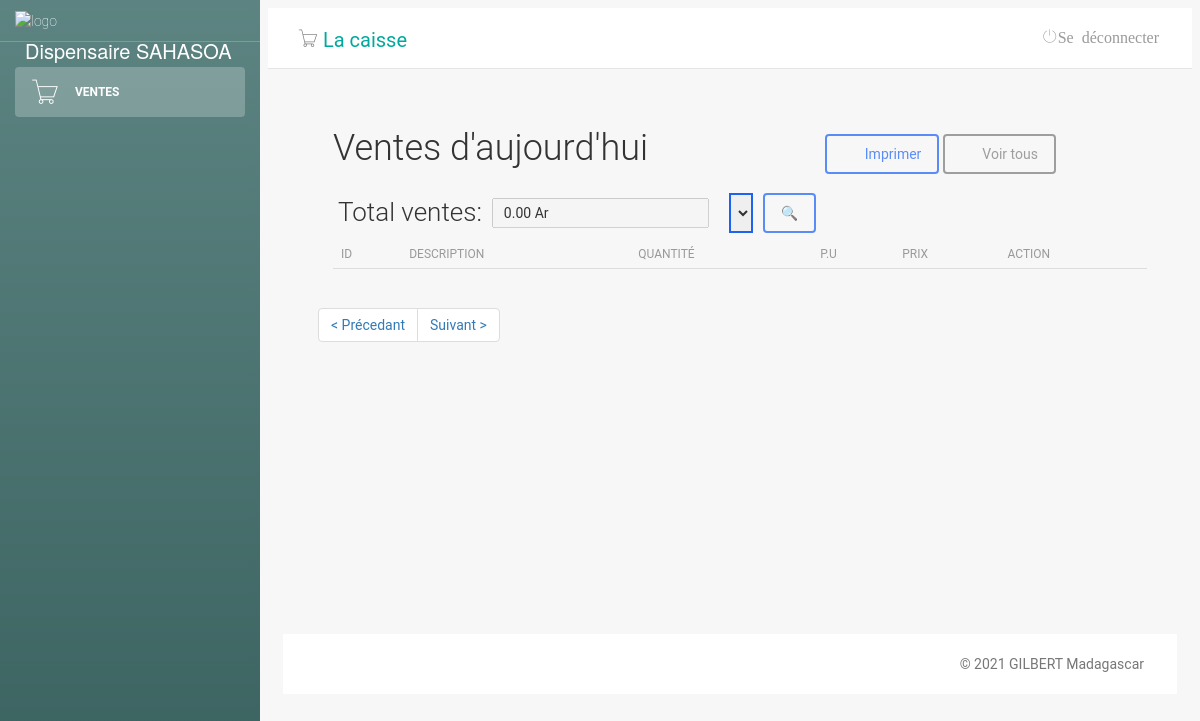
Page /sales.php on the earlier database version.
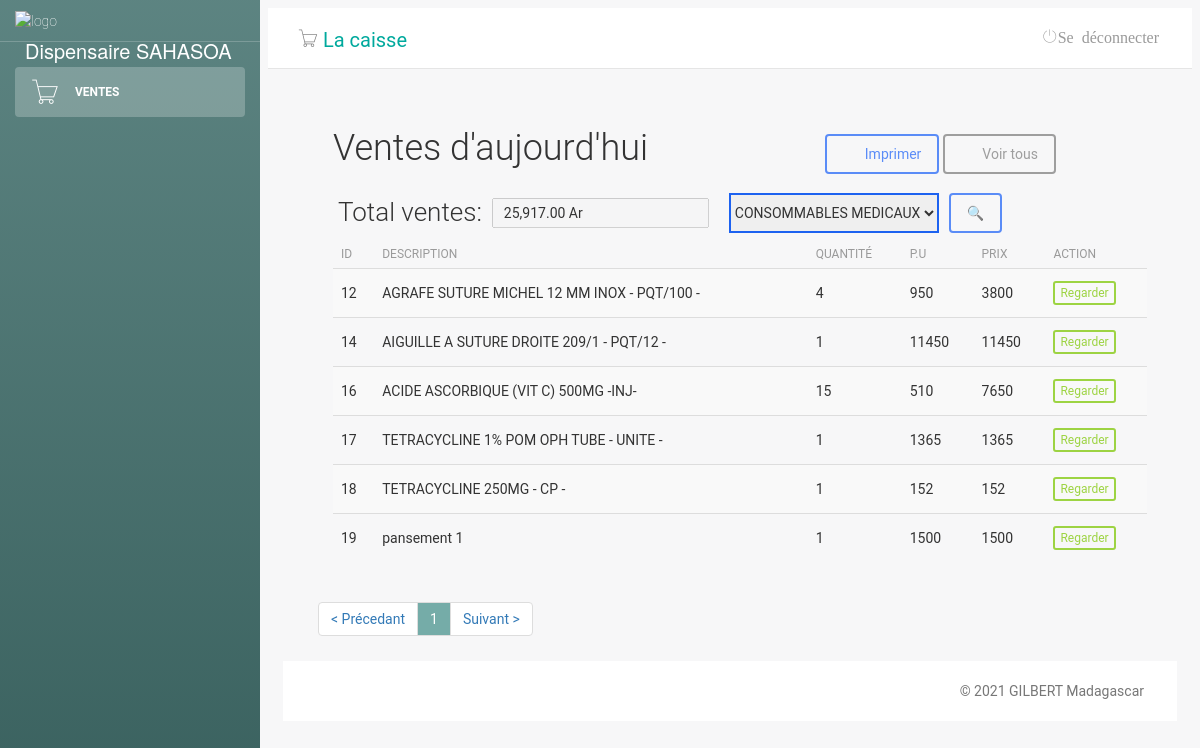
Same page on the later database version.
### tables this page shows
CREATE TABLE "tb_produit_vendu" (
	"id"	INTEGER,
	"numero"	int(11) NOT NULL,
	"codebare"	TEXT,
	"nom"	varchar(255),
	"quant"	int(11),
	"valeur"	NUMERIC,
	"date"	date,
	"benefice"	NUMERIC,
	"type"	TEXT,
	PRIMARY KEY("id" AUTOINCREMENT)
);

### sales.php (the view, shortened to what the changed rows need)
<?php
include('classes/Mysql.php');
?>
<!doctype html>
<html lang="pt-br">
<head>
    <link href="css/bootstrap.min.css" rel="stylesheet" />
    <link href="css/animate.min.css" rel="stylesheet" />
    <link href="css/light-bootstrap-dashboard.css?v=1.4.0" rel="stylesheet" />
    <link href="css/demo.css" rel="stylesheet" />
    <link href="css/style.css" rel="stylesheet">
    <link href="css/font-awesome.min.css" rel="stylesheet">
    <link href='css/css' rel='stylesheet' type='text/css'>
    <link href="css/pe-icon-7-stroke.css" rel="stylesheet" />
</head>
<body>
    <div class="wrapper">
        <div class="main-panel">
            <div class="content">
                <div class="container-fluid">
                    <div class="row">
                        <?php
                        $date = date('m/d/y');
                        $numRows = 0;
                        $itemsPerPage = 30;
                        if (isset($_GET['type'])) {
                            $type = $_GET['type'];
                            $totalItemReq = $db->query("SELECT id FROM tb_produit_vendu WHERE date = '$date' AND type = '$type'");
                        } else {
                            $totalItemReq = $db->query("SELECT id FROM tb_produit_vendu WHERE date = '$date'");
                        }
                        while ($row = $totalItemReq->fetch(SQLITE3_ASSOC)) {
                            ++$numRows;
                        }
                        $totalItem = $numRows;
                        $totalPages = ceil($totalItem / $itemsPerPage) + 1;
                        if (isset($_GET['page']) and !empty($_GET['page']) and $_GET['page'] > 0 and $_GET['page'] <= $totalItem) {
                            $_GET['page'] = intval($_GET['page']);
                            $currentPage = $_GET['page'];
                        } else {
                            $currentPage = 1;
                        }
                        $begin = ($currentPage - 1) * $itemsPerPage;
                        if (isset($_GET['type'])) {
                            $type = $_GET['type'];
                            $sql = $db->prepare("SELECT * FROM `tb_produit_vendu` WHERE date = '$date' AND type = '$type'");
                        } else {
                            $sql = $db->prepare("SELECT * FROM `tb_produit_vendu` WHERE date = '$date'");
                        }
                        $sql->execute();
                        $totals = $sql->fetchAll();
                        $total = 0;
                        $totalQuant = array_column($totals, 'quant');
                        $totalnbr = count(array_column($totals, 'quant'));
                        $totalPrice = array_column($totals, 'valeur');
                        for ($i = 0; $i < $totalnbr; $i++) {
                            $total2 = intval($totalQuant[$i]) * intval($totalPrice[$i]);
                            $total = $total + $total2;
                        }
                        if (isset($_GET['type'])) {
                            $type = $_GET['type'];
                            $sql = $db->prepare("SELECT * FROM `tb_produit_vendu` WHERE date = '$date' AND type = '$type'");
                        } else {
                            $sql = $db->prepare("SELECT * FROM `tb_produit_vendu` WHERE date = '$date'");
                        }
                        $sql->execute();
                        if (isset($_GET['type'])) {
                            $type = $_GET['type'];
                            $sql = $db->prepare("SELECT * FROM `tb_produit_vendu` WHERE date = '$date' AND type = '$type' LIMIT $begin,$itemsPerPage");
                        } else {
                            $sql = $db->prepare("SELECT * FROM `tb_produit_vendu` WHERE date = '$date' LIMIT $begin,$itemsPerPage");
                        }
                        $sql->execute();
                        $produtos = $sql->fetchAll();
                        ?>
                        <div class="lista-cliente">
                            <div id="top" class="row">
                                <div class="col-sm-7">
                                    <h2>Ventes d'aujourd'hui</h2>
                                </div>
                            </div>
                            <div class="row">
                                <table style="position: absolute; margin-left:20px;">
                                    <td><input type="text" name="total" value="<?= number_format($total, 2) . ' Ar'; ?>" disabled id="total"></td>
                                    <form action="#" method="get">
                                        <td>
                                            <?php
                                            $sql = $db->prepare("SELECT type FROM `tb_produit_vendu` WHERE date = '$date'");
                                            $sql->execute();
                                            $reg = $sql->fetchAll();
                                            $reg = array_unique(array_column($reg, 'type'));
                                            $a = count($reg);
                                            $cont = 0;
                                            ?>
                                            <select name="type" size="1" style="margin:0 10px 0 20px; height: 40px; border: 2px solid #1D62F0;">
                                                <?php while ($cont < $a) {
                                                     while (!isset($reg[$cont])) {
                                                        $cont++;
                                                    }
                                                    ?>
                                                    <option value="<?php echo $reg[$cont]; ?>">
                                                        <?php echo $reg[$cont]; ?>
                                                    </option>
                                                <?php $cont++;
                                                }
                                                ?>
                                            </select>
                                        </td>
                                    </form>
                                </table>
                            </div>
                            <div id="list" class="row">
                                <div class="table-responsive col-md-12">
                                    <table class="table table-striped" cellspacing="0" cellpadding="0">
                                        <thead>
                                            <tr>
                                                <th>ID</th>
                                                <th>Description</th>
                                                <th>Quantité</th>
                                                <th>p.u</th>
                                                <th>prix</th>
                                                <th class="actions">Action</th>
                                            </tr>
                                        </thead>
                                        <tbody>
                                            <tr>
                                                <?php foreach ($produtos as $value) : ?>
                                                    <td><?php echo $value['id'] ?></td>
                                                    <td><?php echo $value['nom'] ?></td>
                                                    <td><?php echo $value['quant'] ?></td>
                                                    <td><?php echo $value['valeur'] ?></td>
                                                    <td><?php echo ($value['valeur'] * $value['quant']) ?></td>
                                                    <td class="actions">
                                                        <a class="btn btn-success btn-xs" href="?pg=visualizar-produto&id=<?php echo $value['id']; ?>">Regarder</a>
                                                    </td>
                                            </tr>
                                        <?php
                                                endforeach;
                                        ?>
                                        </tbody>
                                    </table>
                                </div>
                                <div id="bottom" class="row">
                                    <div class="col-md-12">
                                        <ul class="pagination">
                                            <?php for ($i = 1; $i < $totalPages; $i++) {
                                                if ($i == $currentPage) {
                                                    echo '<li><a  style="background-color: #75aca8; color:white;" href="#">' . $i . '</a></li>';
                                                } else {
                                                    echo '<li><a href="?pg=sales&page=' . $i . '">' . $i . '</a></li>';
                                                }
                                            } ?>
                                        </ul>
                                    </div>
                                </div>
                            </div>
                        </div>
                    </div>
                </div>
            </div>
        </div>
</body>
</html>

Differences in the rows shown:
added tb_produit_vendu: id "12", nom "AGRAFE SUTURE MICHEL 12 MM INOX - PQT/100 -", quant "4", valeur "950", $value['valeur'] * $value['quant'] "3800"
added tb_produit_vendu: id "14", nom "AIGUILLE A SUTURE DROITE 209/1 - PQT/12 -", quant "1", valeur "11450", $value['valeur']*$value['quant'] "11450"
added tb_produit_vendu: id "16", nom "ACIDE ASCORBIQUE (VIT C) 500MG -INJ-", quant "15", valeur "510", $value['valeur'] * $value['quant'] "7650"
added tb_produit_vendu: id "17", nom "TETRACYCLINE 1% POM OPH TUBE - UNITE -", quant "1", valeur "1365", $value['valeur']*$value['quant'] "1365"
added tb_produit_vendu: id "18", nom "TETRACYCLINE 250MG - CP -", quant "1", valeur "152", $value['valeur']*$value['quant'] "152"
added tb_produit_vendu: id "19", nom "pansement 1", quant "1", valeur "1500", $value['valeur']*$value['quant'] "1500"
Other differences:
form field total: "0.00 Ar" → "25,917.00 Ar"
form field type: (not shown) → "CONSOMMABLES MEDICAUX"
new list line: "1"
